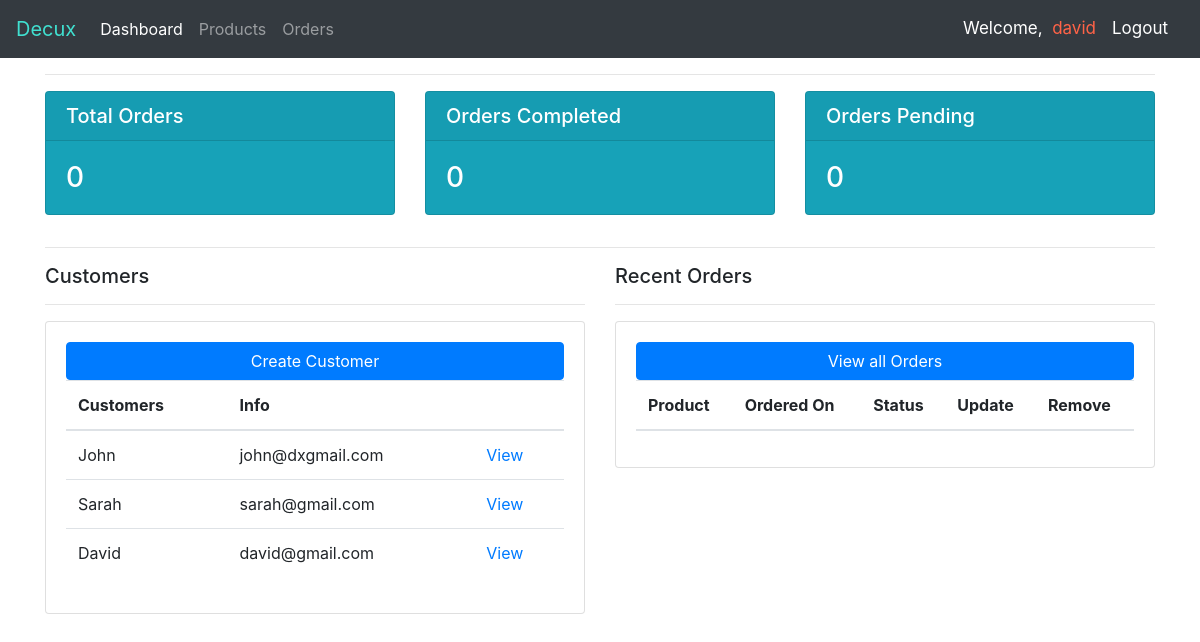
Before: / (signed in) with the older database file.
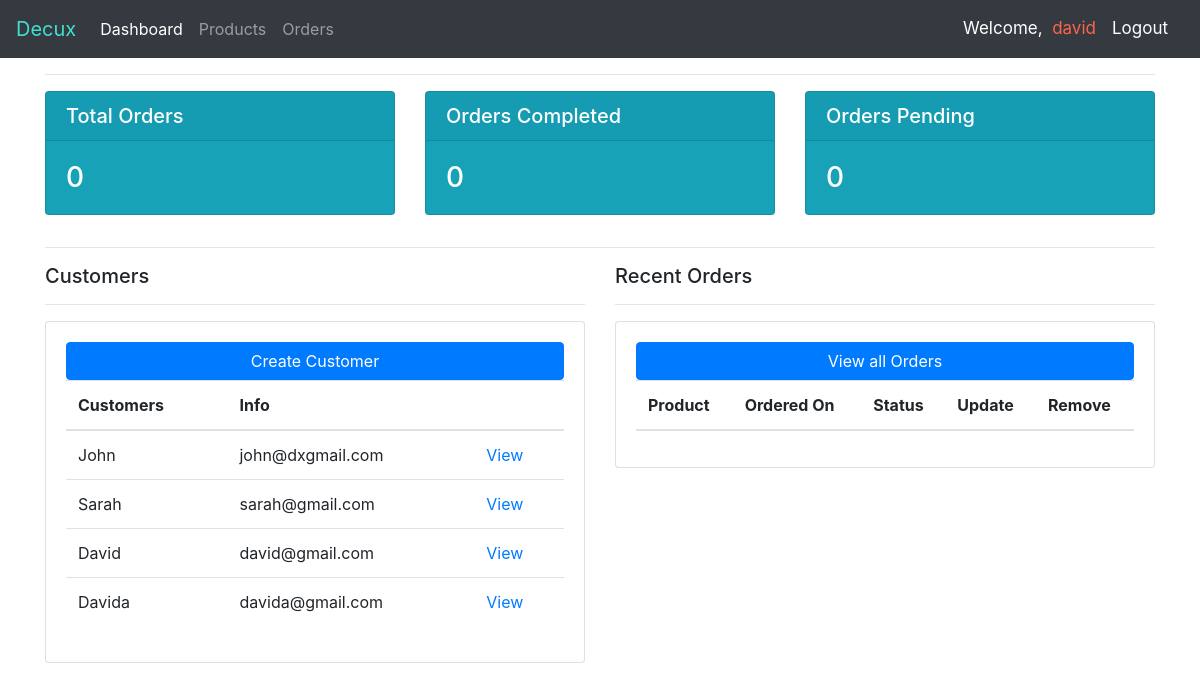
After: the same page with the newer database file.
### accounts/models.py (models this page shows, shortened)
class Customer(models.Model):
    user = models.OneToOneField(User, on_delete=models.CASCADE, null=True)
    name = models.CharField(max_length=200, blank=False)
    Phone = models.CharField(max_length=200)
    email = models.CharField(max_length=200)
    registered = models.DateTimeField(auto_now_add=True)
    slug = models.SlugField(allow_unicode=True,unique=True)
    profile_pic = models.ImageField(default="signup.png",null=True, blank=True)

### accounts/decorators.py (the view)
    def wrapper_function(request, *args, **kwargs):
        group = None
        if request.user.groups.exists():
            group = request.user.groups.all()[0].name
        if group == 'Customer':
            return redirect('accounts:user')
        if group == 'admin' or request.user.is_staff:
            return view_func(request, *args, **kwargs)

### cms/views.py (called while the page is built)
@login_required(login_url='login')
@admin_only
def home(request):
    orders = Order.objects.all()
    orders_c = Order.objects.all().order_by('-date_ordered')[:3]
    products = Product.objects.all()
    customers = Customer.objects.all()
    total_orders = orders.count()
    total_customers = customers.count()
    delivered = orders.filter(status='Delivered').count()
    pending = orders.filter(status='Pending').count()
    context = {
        'orders': orders_c,
        'products': products,
        'customers': customers,
        'total_o': total_orders,
        'total_c': total_customers,
        'pending': pending,
        'delivered': delivered,
    }
    return render(request,'accounts/dashboard.html', context)

### accounts/templates/accounts/dashboard.html (shortened to what this page needs)
{%extends 'cms/base.html' %}
{%block content%}
{% include 'accounts/status.html' %}
<hr>
<div class="row">
    <div class="col md-3">
        <h5>Customers</h5>
        <hr>
        <div class="card card-body">
            <a href="#" class="btn btn-primary">Create Customer</a>
            <table class="table">
                <thead>
                  <tr>
                    <th scope="col">Customers</th>
                    <th scope="col">Info</th>
                    <th scope="col"></th>
                  </tr>
                </thead>
                <tbody>
                  {%for customer in customers %}
                  <tr>
                    <td>
                      {{customer.name}}
                    </td>
                    <td>
                      {{customer.email}}
                    </td>
                    <td><a href="{% url 'accounts:customer' pk=customer.pk %}">View</a></td>
                  </tr>
                  {% endfor %}
                </tbody>
            </table>
        </div>
    </div>
 <div class="col md-9">
    <h5>Recent Orders</h5>
    <hr>
        <div class="card card-body">
          <a href="#" class="btn btn-primary">View all Orders</a>
          <table class="table">
            <thead>
              <tr>
                <th scope="col">Product</th>
                <th scope="col">Ordered On</th>
                <th scope="col">Status</th>
                <th scope="col">Update</th>
                <th scope="col">Remove</th>
              </tr>
            </thead>
          </table>
      </div>
</div>
</div>
{%endblock%}

Changed rows visible on the page:
added Customer: name "Davida", email "davida@gmail.com"
